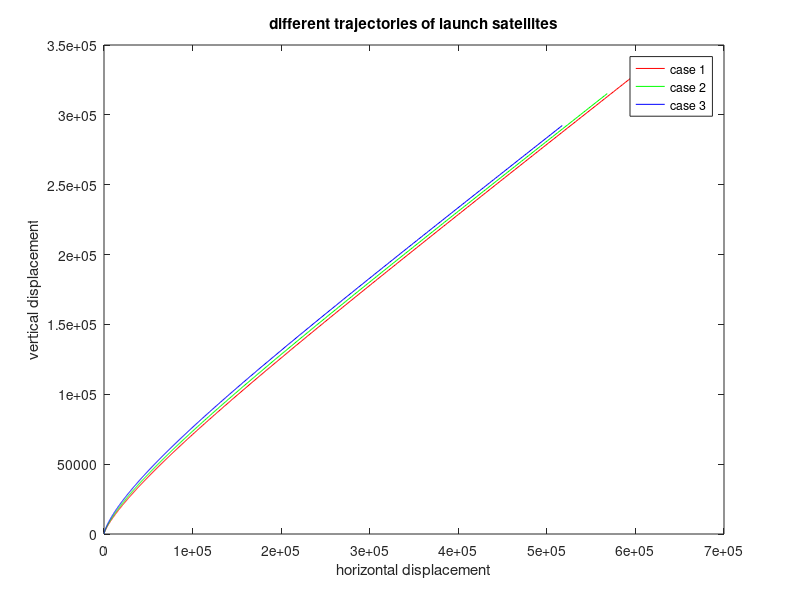
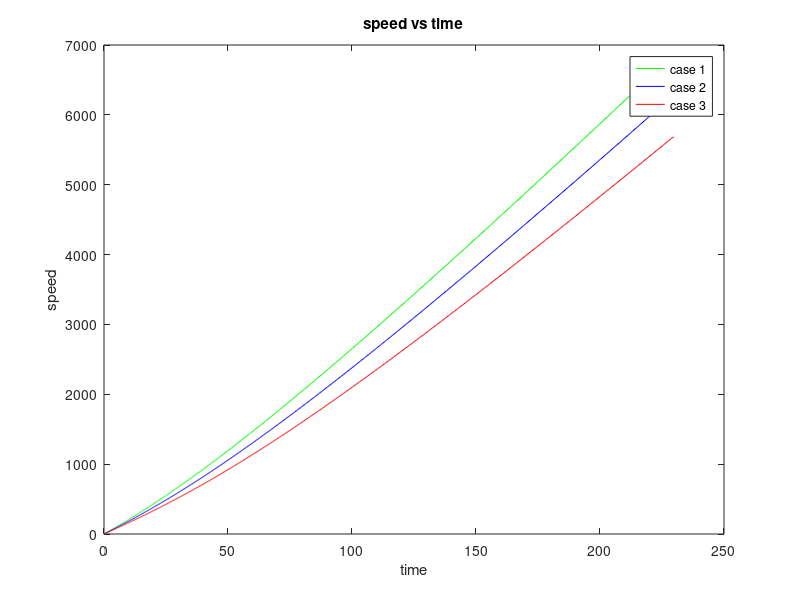
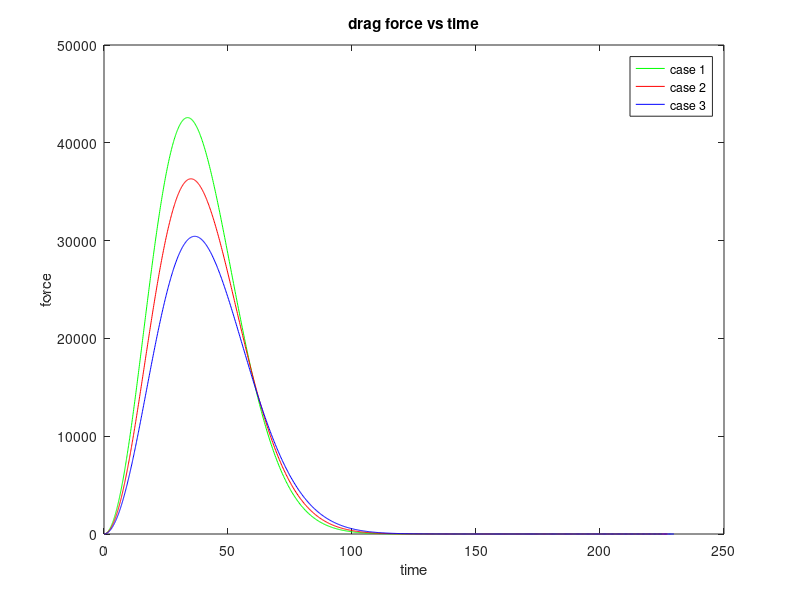

Reproduce these figures in MATLAB, in order.
C1=3000;
C2=2775;
C3=2545;

n1=3.0;
n2=2.8;
n3=2.6;

cd=.2;
A=2;
g=0:.001:1;
figure 

t1=0.1*C1*((g.^(n1-1))/(n1-1) + (g.^(n1+1))/(n1+1));
x1=0.2*C1.^2*((g.^(2*n1-1))/(2*n1-1) + (g.^(2*n1+1))/(2*n1+1));
y1=0.1*C1.^2*((g.^(2*n1-2))/(2*n1-2) + (g.^(2*n1+2))/(2*n1+2));
plot(x1,y1,'r')
hold on

t2=0.1*C2*((g.^(n2-1))/(n2-1) + (g.^(n2+1))/(n2+1));
x2=0.2*C2.^2*((g.^(2*n2-1))/(2*n2-1) + (g.^(2*n2+1))/(2*n2+1));
y2=0.1*C2.^2*((g.^(2*n2-2))/(2*n2-2) + (g.^(2*n2+2))/(2*n2+2));
plot(x2,y2,'g')
hold on

t3=0.1*C3*((g.^(n3-1))/(n3-1) + (g.^(n3+1))/(n3+1));
x3=0.2*C3.^2*((g.^(2*n3-1))/(2*n3-1) + (g.^(2*n3+1))/(2*n3+1));
y3=0.1*C3.^2*((g.^(2*n3-2))/(2*n3-2) + (g.^(2*n3+2))/(2*n3+2));
plot(x3,y3,'b')
hold on

title('different trajectories of launch satellites')
xlabel('horizontal displacement')
ylabel('vertical displacement')
legend('case 1','case 2', 'case 3')

%part1b

figure
velx1 = gradient(x1,g).*gradient(g,t1);
vely1 = gradient(y1,g).*gradient(g,t1);
speed1 = (velx1.^2 + vely1.^2).^.5;
plot(t1,speed1,'g')
ylabel('speed1')
xlabel('time')
 
hold on
velx2 = gradient(x2,g).*gradient(g,t2);
vely2 = gradient(y2,g).*gradient(g,t2);
speed2 = (velx2.^2 + vely2.^2).^.5;
plot(t2,speed2,'b')
ylabel('speed2')
xlabel('time')

 
hold on
velx3 = gradient(x3,g).*gradient(g,t3);
vely3 = gradient(y3,g).*gradient(g,t3);
speed3 = (velx3.^2 + vely3.^2).^.5;
plot(t3,speed3,'r')
ylabel('speed')
xlabel('time')
legend('case 1','case 2', 'case 3')
title('speed vs time')

%part 1c
figure
p1=1.2.*exp(-y1./8000);
p2=1.2.*exp(-y2./8000);
p3=1.2.*exp(-y3./8000);
F1 = .5*p1.*speed1.^2*A*cd;
F2 = .5*p2.*speed2.^2*A*cd;
F3 = .5*p3.*speed3.^2*A*cd;

plot(t1,F1,'g')
hold on
plot(t2,F2,'r')
hold on
plot(t3,F3,'b')
xlabel('time')
ylabel('force')
title('drag force vs time')
legend('case 1','case 2','case 3')

%part 1d

work1 = -1*trapz(abs(F1).*speed1,t1)
work2 = -1*trapz(abs(F2).*speed2,t2)
work3 = -1*trapz(abs(F3).*speed3,t3)